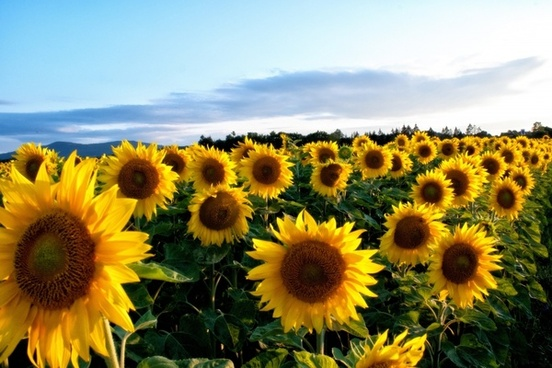
%> input picture 8.jpg, 552 x 368 px
$ octave histo.m   (GNU Octave 9; MATLAB toolbox functions it lacks are replaced by stand-ins)
%> lines starting %> are read from the running program, lines starting %| are printed output that depends on the picture
im=imread('8.jpg');
%> im is the input picture: size 368x552x3 uint8; mean R, G, B 141.3, 137.8, 100.1
img=rgb2gray(im);
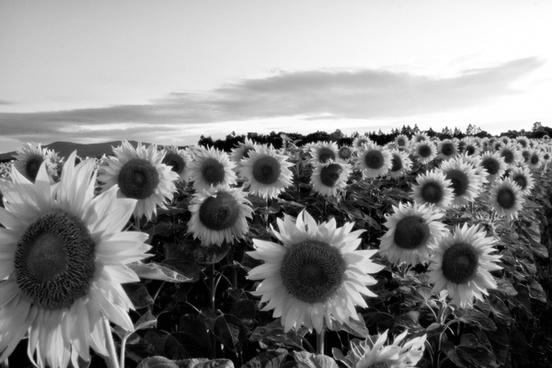
%> img: size 368x552 uint8; min 0, max 255, mean 134.5
imhist(img);
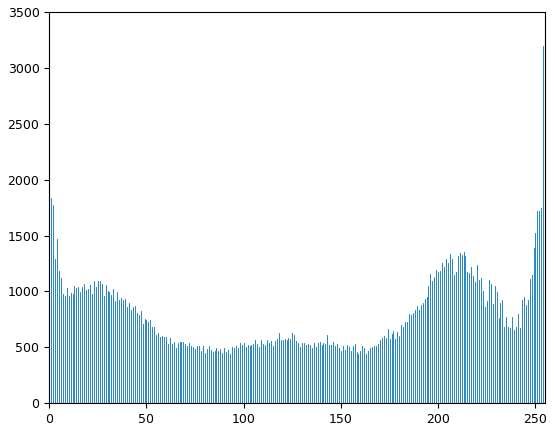
%> figure redrawn from the program's plot data; highest point at x = 254, y = 3199
%imshow(x);title('Histogram');

$ run again, with 10.jpg copied over 8.jpg
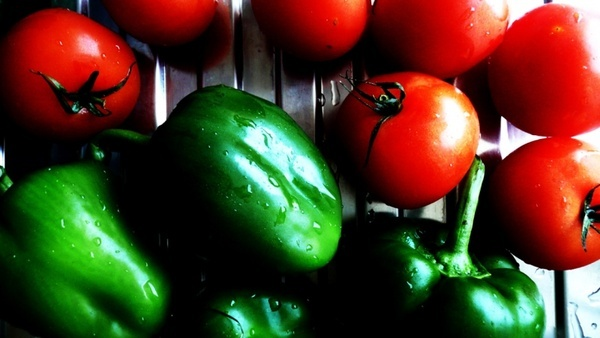
%> input picture 10.jpg, 600 x 338 px
%> im is the input picture: size 338x600x3 uint8; mean R, G, B 79.1, 57.8, 33.3
%> `img=rgb2gray(im);`:
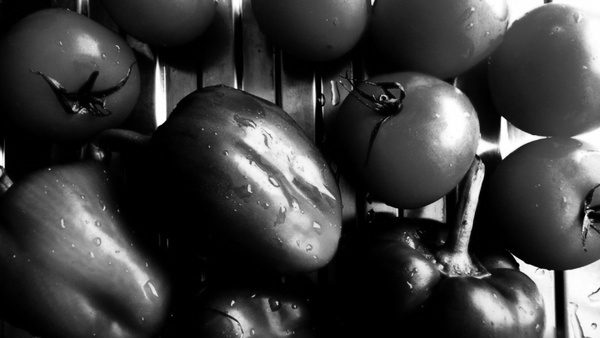
%> img: size 338x600 uint8; min 0, max 255, mean 61.4
%> `imhist(img);`:
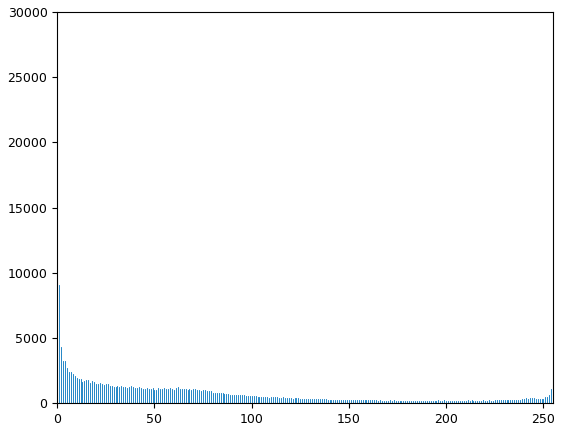
%> figure redrawn from the program's plot data; highest point at x = 0, y = 26593

$ run again, with 11.jpg copied over 8.jpg
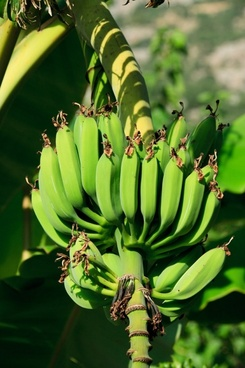
%> input picture 11.jpg, 245 x 368 px
%> im is the input picture: size 368x245x3 uint8; mean R, G, B 79.7, 106.9, 42.6
%> `img=rgb2gray(im);`:
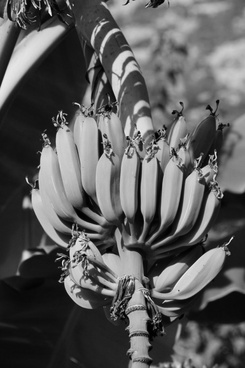
%> img: size 368x245 uint8; min 0, max 252, mean 91.4
%> `imhist(img);`:
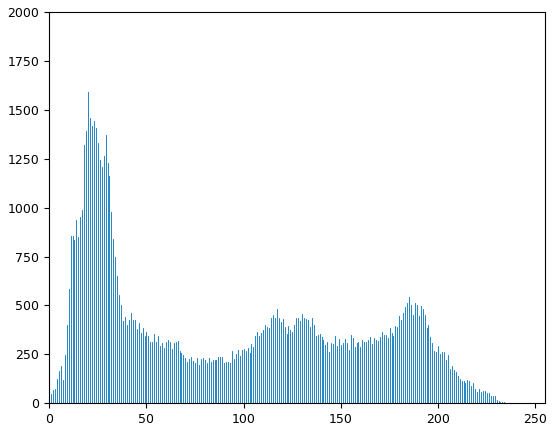
%> figure redrawn from the program's plot data; highest point at x = 20, y = 1591
